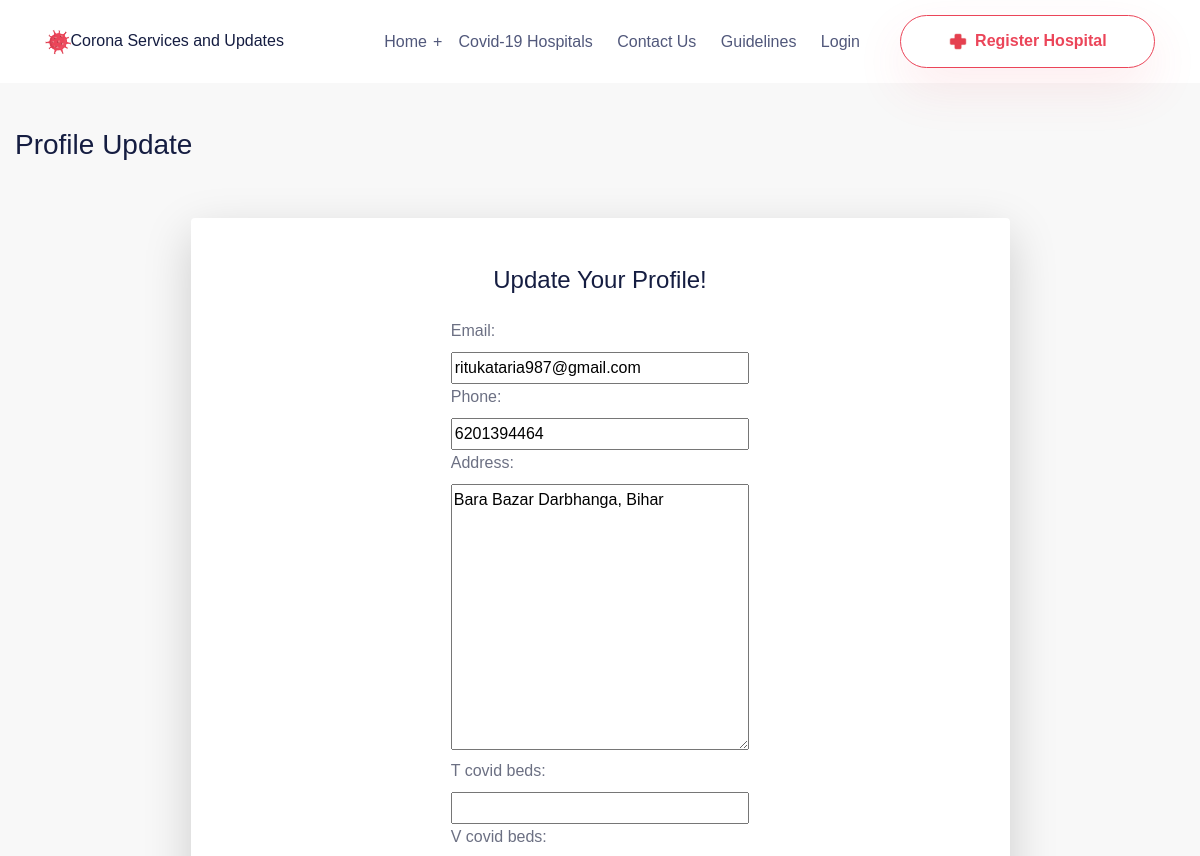
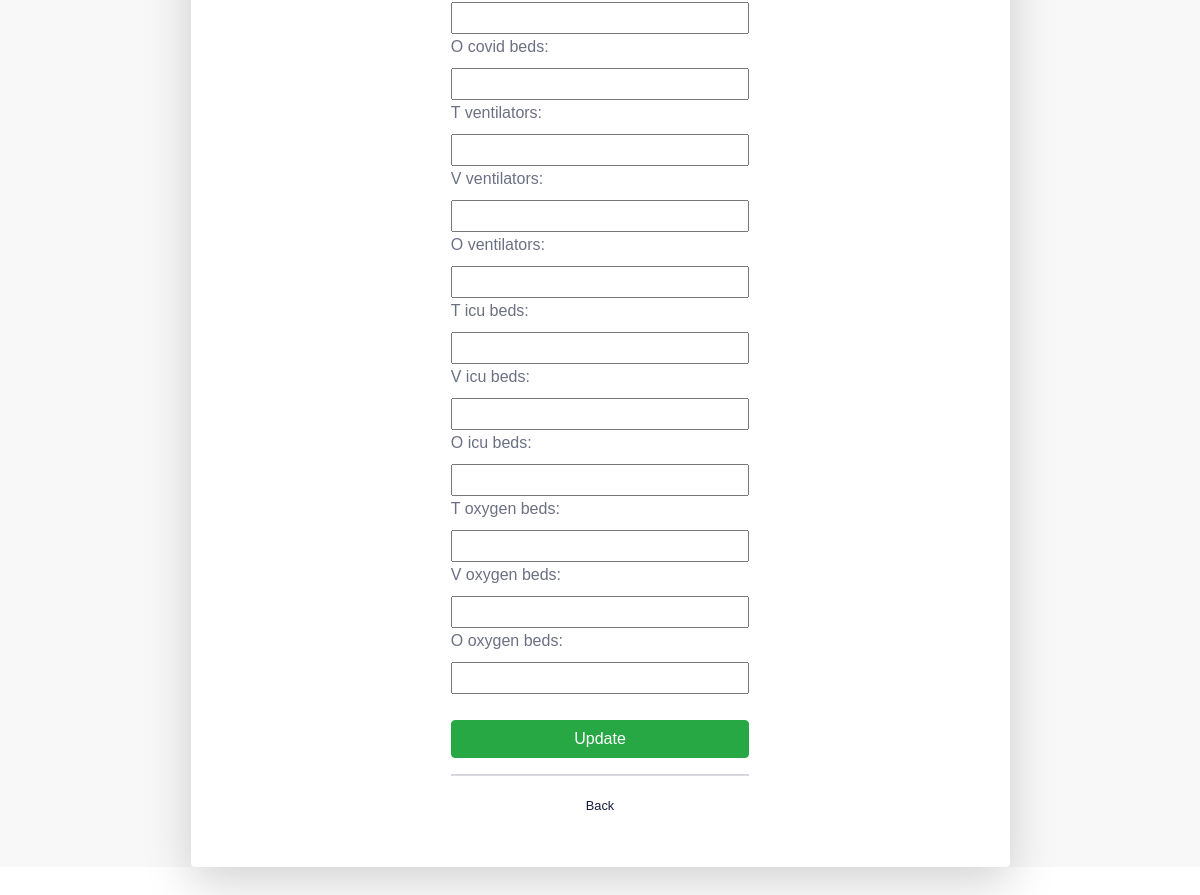
/update_profile (signed in), run on the app's committed database (2 pictures, top to bottom).
### users/models.py (models this page shows, shortened)
class CustomUser(AbstractBaseUser):
    email = models.EmailField(unique=True, verbose_name='Email')
    name = models.CharField(max_length=80, verbose_name='Name', blank=True, unique=True)
    address = models.TextField(max_length=120)
    phone_regex = RegexValidator(regex = r'^[6789]\d{9}$', message= 'Invalid Phone number.')
    phone = models.CharField(validators=[phone_regex], max_length= 10, verbose_name='Phone', blank=True, unique=True)
    file = models.FileField(verbose_name='File')
    date_joined = models.DateTimeField(verbose_name='Date Joined', auto_now_add=True)
    last_login = models.DateTimeField(verbose_name='Last Login', auto_now=True)
    is_admin = models.BooleanField(default=False)
    is_active = models.BooleanField(default=True)
    is_staff = models.BooleanField(default=False)
    is_superuser = models.BooleanField(default=False)
    USERNAME_FIELD = 'email'
    REQUIRED_FIELDS = ['name', 'phone', 'address']
    objects = CustomUserManager()

### users/views.py (the view)
# urls.py: path('update_profile', views.ProfileUpdateView.as_view(), name='update_profile'),
class ProfileUpdateView(LoginRequiredMixin, TemplateView):
    user_form = UserForm
    profile_form = ProfileForm
    template_name = 'account/profile-update.html'
    def post(self, request):
        post_data = request.POST or None
        user_form = UserForm(post_data, instance=request.user)
        profile_form = ProfileForm(post_data, instance=request.user.profile)
        if user_form.is_valid() and profile_form.is_valid():
            user_form.save()
            messages.error(request, 'Your profile is updated successfully!')
            return HttpResponseRedirect(reverse_lazy('hospital_dashboard'))
        context = self.get_context_data(
                                        user_form=user_form,
                                        profile_form=profile_form
                                    )
        return self.render_to_response(context)
    def get(self, request, *args, **kwargs):
        return self.post(request, *args, **kwargs)

### users/forms.py
class UserForm(forms.ModelForm):
    class Meta:
        model = CustomUser
        fields = [
            'email',
            'phone',
            'address',
        ]

class ProfileForm(forms.ModelForm):
    class Meta:
        model = Profile
        fields = [
            't_covid_beds',
            'v_covid_beds',
            'o_covid_beds',
            't_ventilators',
            'v_ventilators',
            'o_ventilators',
            't_icu_beds',
            'v_icu_beds',
            'o_icu_beds',
            't_oxygen_beds',
            'v_oxygen_beds',
            'o_oxygen_beds',
        ]

### users/templates/account/profile-update.html (shortened to what this page needs)
{% extends 'base.html' %}
{% block body %}
    <div class="container-fluid" style="background:#f8f8f8;">
            <h1 style="padding:30px;"><b></b></h1>
            <h1 style="padding:30px;"><b></b></h1>
        <div class="d-sm-flex align-items-center justify-content-between mb-4 mt-0">
        <h1 class="h3 mt-2 text-gray-800">Profile Update</h1>
        </div>
        <div class="card o-hidden border-0 shadow-lg my-5" style="width:70%; margin: auto">
          <div class="card-body p-0">
            <div class="row">
              <div class="col-lg-3"></div>
              <div class="col-lg-6">
                <div class="p-5">
                  <div class="text-center">
                    <h1 class="h4 text-gray-900 mb-4">Update Your Profile!</h1>
                  </div>
                  <form method="POST">
                    {{user_form.as_p}}
                    {{profile_form.as_p}}
                    <br><button type="submit" class="btn btn-success btn-block">Update</button>
                  </form>
                  <hr>
                  <div class="text-center">
                    <a class="small" href="{% url 'hospital_dashboard' %}">Back</a>
                  </div>
                </div>
              </div>
            </div>
          </div>
        </div>
    </div>
{% endblock body %}

### static/assets/css/typography.css (style rules this page uses)
a { color: #151D41; -webkit-transition: 0.3s; transition: 0.3s; display: inline-block; }
body, html { height: 100%; }
h1, h2 { font-family: 'space_groteskbold', sans-serif; font-weight: 700; margin: 0; color: #151D41; }
p { margin: 0; }
a, a:hover { text-decoration: none; }
body { font-family: 'space_groteskregular', sans-serif; font-size: 16px; line-height: 26px; overflow-x: hidden; color: #6C7083; }
input[type="text"], input[type="email"], input[type="url"], input[type="password"], input[type="search"], input[type="number"], input[type="tel"], input[type="range"], input[type="date"], input[type="month"], input[type="week"], input[type="time"], input[type="datetime"], input[type="datetime-local"], input[type="color"], textarea { outline: 0; width: 100%; }
textarea { width: 100%; }

### data on the page
CustomUser: email "ritukataria987@gmail.com", phone "6201394464", address "Bara Bazar Darbhanga, Bihar"
